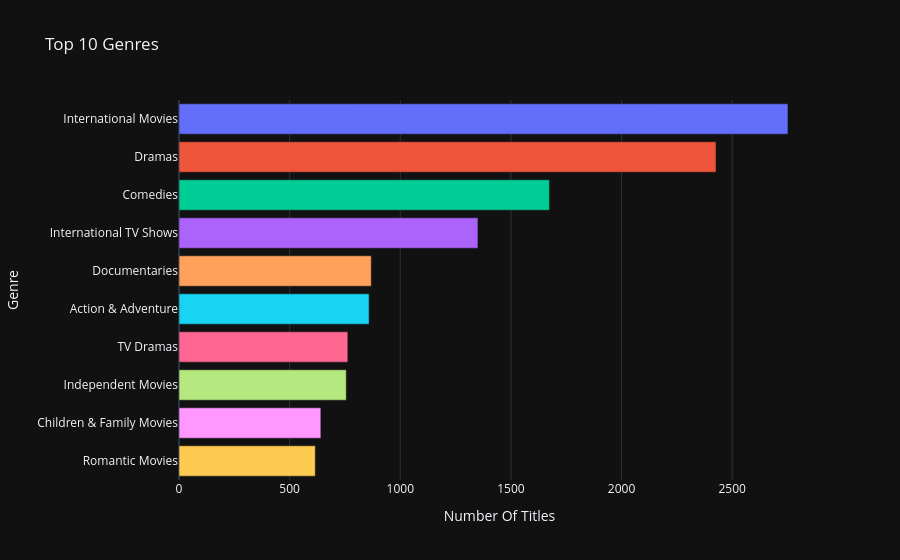

Here is the notebook cell this chart was saved with:
### Markdown cell above
# Top 10 Genres

### Code cell
genre_series = df["listed_in"].dropna().str.split(",").explode().str.strip() #explode create separate row for each genre
top_genres = genre_series.value_counts().reset_index().head(10)
fig=px.bar(top_genres,x="count",y="listed_in",title="Top 10 Genres",color="listed_in")
fig.update_layout(xaxis_title="Number Of Titles",yaxis_title="Genre",template="plotly_dark",showlegend=False)
fig.show()
fig.write_image(r"C:\Users\shubh\OneDrive\Documents\netflix advanced project\plots\top10_genres.png")

### Figure 1 — Plotly figure (JSON) as saved in the notebook; plotly's stock layout.template omitted (floating-point values rounded to 4 significant figures)
{"data": [{"hovertemplate": "listed_in=%{y}<br>count=%{x}<extra></extra>", "legendgroup": "International Movies", "marker": {"color": "#636efa", "pattern": {"shape": ""}}, "name": "International Movies", "orientation": "h", "showlegend": true, "textposition": "auto", "type": "bar", "x": [2752], "xaxis": "x", "y": ["International Movies"], "yaxis": "y"}, {"hovertemplate": "listed_in=%{y}<br>count=%{x}<extra></extra>", "legendgroup": "Dramas", "marker": {"color": "#EF553B", "pattern": {"shape": ""}}, "name": "Dramas", "orientation": "h", "showlegend": true, "textposition": "auto", "type": "bar", "x": [2427], "xaxis": "x", "y": ["Dramas"], "yaxis": "y"}, {"hovertemplate": "listed_in=%{y}<br>count=%{x}<extra></extra>", "legendgroup": "Comedies", "marker": {"color": "#00cc96", "pattern": {"shape": ""}}, "name": "Comedies", "orientation": "h", "showlegend": true, "textposition": "auto", "type": "bar", "x": [1674], "xaxis": "x", "y": ["Comedies"], "yaxis": "y"}, {"hovertemplate": "listed_in=%{y}<br>count=%{x}<extra></extra>", "legendgroup": "International TV Shows", "marker": {"color": "#ab63fa", "pattern": {"shape": ""}}, "name": "International TV Shows", "orientation": "h", "showlegend": true, "textposition": "auto", "type": "bar", "x": [1351], "xaxis": "x", "y": ["International TV Shows"], "yaxis": "y"}, {"hovertemplate": "listed_in=%{y}<br>count=%{x}<extra></extra>", "legendgroup": "Documentaries", "marker": {"color": "#FFA15A", "pattern": {"shape": ""}}, "name": "Documentaries", "orientation": "h", "showlegend": true, "textposition": "auto", "type": "bar", "x": [869], "xaxis": "x", "y": ["Documentaries"], "yaxis": "y"}, {"hovertemplate": "listed_in=%{y}<br>count=%{x}<extra></extra>", "legendgroup": "Action & Adventure", "marker": {"color": "#19d3f3", "pattern": {"shape": ""}}, "name": "Action & Adventure", "orientation": "h", "showlegend": true, "textposition": "auto", "type": "bar", "x": [859], "xaxis": "x", "y": ["Action & Adventure"], "yaxis": "y"}, {"hovertemplate": "listed_in=%{y}<br>count=%{x}<extra></extra>", "legendgroup": "TV Dramas", "marker": {"color": "#FF6692", "pattern": {"shape": ""}}, "name": "TV Dramas", "orientation": "h", "showlegend": true, "textposition": "auto", "type": "bar", "x": [763], "xaxis": "x", "y": ["TV Dramas"], "yaxis": "y"}, {"hovertemplate": "listed_in=%{y}<br>count=%{x}<extra></extra>", "legendgroup": "Independent Movies", "marker": {"color": "#B6E880", "pattern": {"shape": ""}}, "name": "Independent Movies", "orientation": "h", "showlegend": true, "textposition": "auto", "type": "bar", "x": [756], "xaxis": "x", "y": ["Independent Movies"], "yaxis": "y"}, {"hovertemplate": "listed_in=%{y}<br>count=%{x}<extra></extra>", "legendgroup": "Children & Family Movies", "marker": {"color": "#FF97FF", "pattern": {"shape": ""}}, "name": "Children & Family Movies", "orientation": "h", "showlegend": true, "textposition": "auto", "type": "bar", "x": [641], "xaxis": "x", "y": ["Children & Family Movies"], "yaxis": "y"}, {"hovertemplate": "listed_in=%{y}<br>count=%{x}<extra></extra>", "legendgroup": "Romantic Movies", "marker": {"color": "#FECB52", "pattern": {"shape": ""}}, "name": "Romantic Movies", "orientation": "h", "showlegend": true, "textposition": "auto", "type": "bar", "x": [616], "xaxis": "x", "y": ["Romantic Movies"], "yaxis": "y"}], "layout": {"barmode": "relative", "legend": {"title": {"text": "listed_in"}, "tracegroupgap": 0}, "showlegend": false, "title": {"text": "Top 10 Genres"}, "xaxis": {"anchor": "y", "domain": [0, 1], "title": {"text": "Number Of Titles"}}, "yaxis": {"anchor": "x", "categoryarray": ["Romantic Movies", "Children & Family Movies", "Independent Movies", "TV Dramas", "Action & Adventure", "Documentaries", "International TV Shows", "Comedies", "Dramas", "International Movies"], "categoryorder": "array", "domain": [0, 1], "title": {"text": "Genre"}}}}
